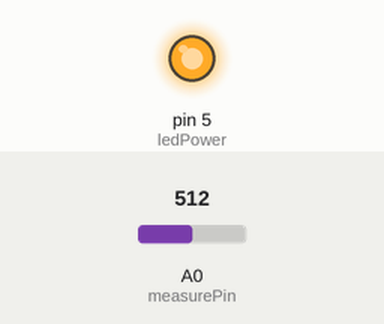
This sketch was run on a simulated Arduino Nano, built with avr-gcc and run on an emulated ATmega328P. Parts: output pins drawn as LEDs (lit = HIGH). The inputs (shaded band) are chosen by the test bench; at power-on: A0 (measurePin) = 512. What the sketch prints to the serial monitor is not drawn.

Above: at 0.1 s.
Timing chart, 0 to 1.6 s (numbered marks = the images above):
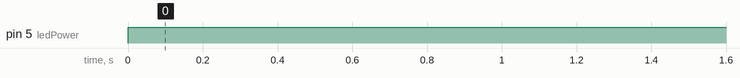

The sketch:

Out_dust_sensor_gp2y10_with_BT_1016.ino
```cpp
//
//  FILE : Outter Dust Sensor
//  AUTHOR : nobug (nobug007@gmail.com)
//  CREATED : 10.16.2019
//  HW : Arduino Nano & GP2Y10 & HC-06
//

#include <SoftwareSerial.h>


////////////    HC-06    //////////////////////

#define rxBT 6
#define txBT 7
#define DelayTime 30000
int i=0;
float dust = 0.0;


SoftwareSerial btSerial(rxBT,txBT);

String btString;

///////////////////////    dust sensor   GP2Y10   /////////////////
int measurePin = A0;      // Connect dust sensor to arduino A0 pin
int ledPower = 5;         // Connect 3 led driver pins of dust sensor to Arduino D2

int samplingTime = 280;
int deltaTime = 40;
int sleepTime = 9680;

float voMeasured = 0.0;
float calcVoltage = 0.0;
float dustDensity = 0.0;

////////////////////////////////////////////////////////


void setup() {
  Serial.begin(9600);
  pinMode(ledPower,OUTPUT);
  btSerial.begin(9600);
}

void loop() {
  get_out_dust();
  Serial_Print();
  BT_Send();
  delay(DelayTime);  // send cycle
}


void get_out_dust() {
  dust = 0;
  for (i=0;i<5;i++) {
    dust += dust_check();
  }
  dust = dust / 5.0;
  Serial.print("   -   Dust density :  ");
  Serial.println(dust);
}

float dust_check() {
  digitalWrite(ledPower,LOW );
  delayMicroseconds(samplingTime);

  voMeasured = analogRead( measurePin );

  delayMicroseconds( deltaTime );
  digitalWrite( ledPower , HIGH );
  delayMicroseconds(sleepTime );

  calcVoltage = voMeasured * ( 5.0 / 1024.0 );

  dustDensity = (0.17 * calcVoltage /* -1 */ -0.06 )* 1000 ; // cal == 0.1
  delay(500);
 // if ( dustDensity < 0 ) dustDensity = 0;
  return dustDensity;
}


void Serial_Print() {

  Serial.print("Raw signal Valure :  " );
  Serial.print(voMeasured);

  Serial.print("   -   votage :  ");
  Serial.print(calcVoltage);

  Serial.print("   -   Dust density :  ");
  Serial.println(dust);

}

void BT_Send() {
      btString = dust;
      Serial.println(btString);

      for( i=0;i<btString.length();i++) {
         btSerial.write(btString[i]);
         delay(5);
      }
     btSerial.write('\n');

}
```

Measured:
- by itself, pin 5 (ledPower): LOW → HIGH at 0.00 s
